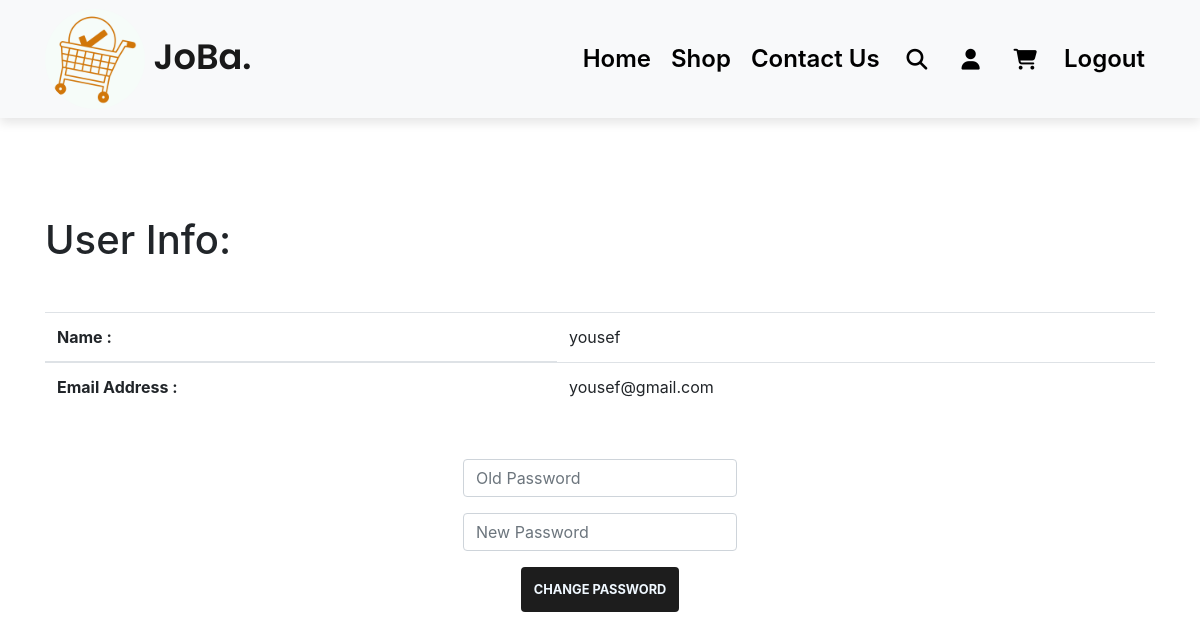
The app's page /profile (signed in), older data.
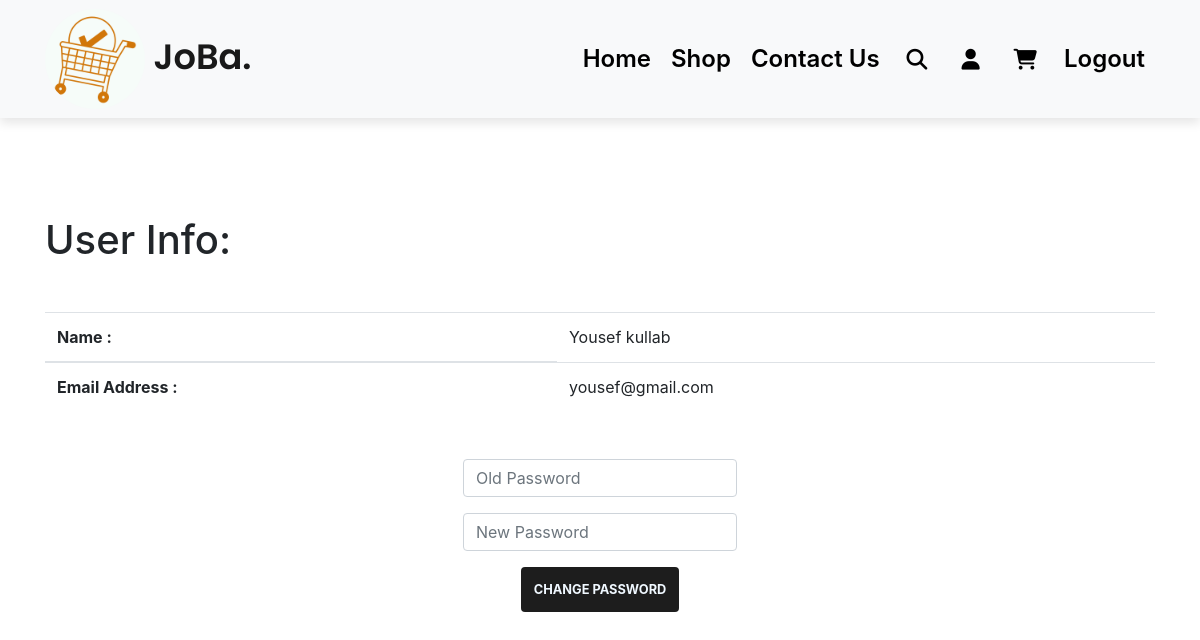
The same page, newer data.
### JoBa/models.py (models this page shows)
class User(db.Model, UserMixin):
    id = db.Column(db.Integer, primary_key=True)
    email = db.Column(db.String(150), unique=True)
    password = db.Column(db.String(150))
    first_name = db.Column(db.String(150))
    products = db.relationship('Product')

### JoBa/auth.py (the view, shortened to what this page needs)
@auth.route("/profile", methods=["GET", "POST"])
@login_required
def profile():
    if request.method == "GET":
        return render_template("profile.html", title="JoBa-Profile", user=current_user)

### JoBa/__init__.py (called while the page is built)
def create_app():
    app = Flask(__name__)
    app.config["SECRET_KEY"] = "yousefsoftware2002engineer98"  # Use to secret you login session and your website date
    app.config["SQLALCHEMY_DATABASE_URI"] = f"sqlite:///{DB_Name}"
    db.init_app(app)
    from .views import views
    from .auth import auth
    app.register_blueprint(views, url_prefix="/")
    app.register_blueprint(auth, url_prefix="/")
    from .models import User, Product
    with app.app_context():
        db.create_all()
    login_manager = LoginManager()
    login_manager.login_view = "auth.login"
    login_manager.init_app(app)
    @login_manager.user_loader
    def load_user(id):
        return User.query.get(int(id))
    return app

### JoBa/templates/profile.html (shortened to what this page needs)
<!DOCTYPE html>
<html lang="en">
<head>
    <link rel="stylesheet" href="{{ url_for('static', filename='css/style.css')}}">
    <link rel="stylesheet" href="https://cdnjs.cloudflare.com/ajax/libs/font-awesome/6.2.0/css/all.min.css">
    <link rel="stylesheet" href="https://cdn.jsdelivr.net/npm/bootstrap@4.6.2/dist/css/bootstrap.min.css">    <link rel="stylesheet" href="https://cdnjs.cloudflare.com/ajax/libs/font-awesome/6.2.0/css/all.min.css">
</head>
<body>
  <nav class="navbar navbar-expand-lg navbar-light bg-light py-1 fixed-top">
  <div class="container">
      <a class="navbar-brand" href="/">
        <img src="static/images/logo/white.png" alt="logo" class="nav-logo">
        JoBa.
      </a>
      <div class="collapse navbar-collapse" id="navbarSupportedContent">
        <ul class="navbar-nav ml-auto">
          {% if user.is_authenticated %}
              <li class="nav-item">
                <a class="nav-link" href="/">Home</a>
              </li>
              <li class="nav-item">
                <a class="nav-link" href="shop1">Shop</a>
              </li>
              <li class="nav-item">
                <a class="nav-link" href="contact_us">Contact Us</a>
              </li>
              <li class="nav-item">
                <a class="nav-link"><i class="fa-solid fa-magnifying-glass"></i></a>
              </li>
              <li class="nav-item">
                <a class="nav-link" href="profile"><i class="fa-solid fa-user"></i></a>
              </li>
              <li class="nav-item">
                <a class="nav-link" href="cart"><i class="fa-solid fa-cart-shopping"></i></a>
              </li>
              <li class="nav-item">
                <a class="nav-link" href="logout">Logout</a>
              </li>
            {% endif %}
        </ul>
      </div>
    </div>
  </nav>
    <div class="container my-5 pt-5">
      <h1 class="mt-5">User Info:</h1>
      <table class="table mt-5 mb-5">
          <thead>
            <tr>
              <th scope="col">Name :</th>
              <td scope="col">{{user.first_name}}</td>
            </tr>
          </thead>
          <tbody>
            <tr>
              <th scope="row">Email Address :</th>
              <td>{{user.email}}</td>
            </tr>
          </tbody>
        </table>
        <form method="POST">
          <div class="mb-3">
              <input class="form-control mx-auto w-auto" id="password" name="my_password" placeholder="Old Password" type="password">
          </div>
          <div class="mb-3">
              <input class="form-control mx-auto w-auto" id="password" name="new_password" placeholder="New Password" type="password">
          </div>
          <div class="col text-center">
              <button class="btn btn-default" type="submit">Change Password</button>
          </div>
      </form>
  </div>
</body>
</html>

### JoBa/static/css/style.css (style rules this page uses)
* { margin: 0; padding: 0; box-sizing: border-box; }
body { font-family: 'Poppins', sans-serif; }
h1 { font-size: 2.5rem; font-weight: 700; }
button.btn { font-size: 0.8rem; font-weight: 700; outline: none; border: none; padding: 13px; text-transform: uppercase; background-color: #1d1d1d; color: aliceblue; cursor: pointer; transition: 0.3s ease; }
.navbar { font-size: 20px; top: 0; left: 0; box-shadow: 0 5px 10px rgba(0,0,0,0.1); }
.nav-logo { width: 100px; height: 100px; border-radius: 50%; }
.navbar-light .navbar-brand { font-size: 2.2rem; font-weight: 600; font-family: 'Poppins', sans-serif; }
.navbar-light .navbar-collapse .navbar-nav .nav-link { color: black; padding: 0 20px; transition: 0.3s ease; }
.navbar i { padding: 0 7px; font-size: 1.3rem; cursor: pointer; transition: 0.3s ease; }
.navbar-light .navbar-collapse .navbar-nav .nav-link { padding: 10px; font-size: 1.5rem; font-weight: 600; }

Row changes from the older to the newer data that the page shows:
changed User "yousef@gmail.com": first_name "yousef" → "Yousef kullab"
